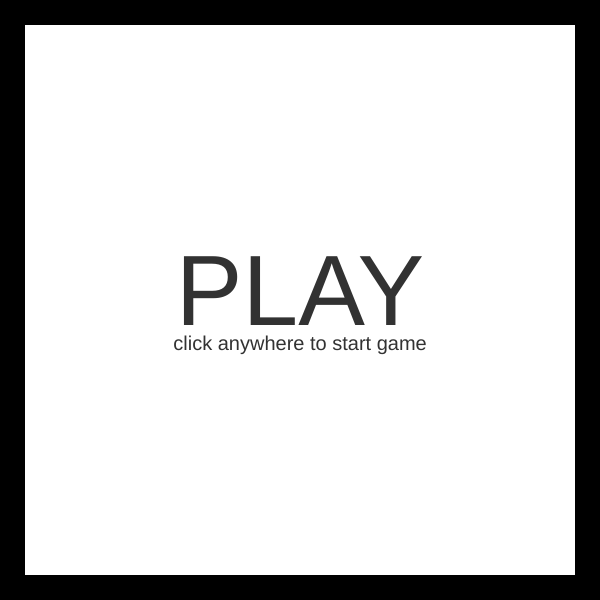
Frame 1 (no input)
Frame 60 (no input): identical to frame 1, image omitted
Frame 120 (the mouse pressed at the canvas centre since frame 60): identical to frame 1, image omitted

The p5.js sketch that drew this single still picture (run headless with seeded random() and noise() and a simulated clock; from frame 60 on, the mouse is pressed at the canvas centre):

// p5.js sketch
// ── sketch.js
let gameState = "start";
let player = "X";
let winner = " ";
let board = [[' ', ' ', ' '],
             [' ', ' ', ' '],
             [' ', ' ', ' ']
            ];

function setup() {
    createCanvas(600, 600);
    textAlign(CENTER);
}

function draw() {
    if (gameState == "start") {
        startPage();
    }

    else if (gameState == "playing") {
        drawBoard();
        endGame();
    }

    else if (gameState == "end") {
        endPage();
    }
}

function startPage() {
    fill(255);
    strokeWeight(50);
    rect(0, 0, 600, 600);
    fill(50);
    textSize(100);
    text("PLAY", 300, 325);
    textSize(20);
    text("click anywhere to start game", 300, 350);
} // draws the start page

function endPage() {
    fill(255);
    strokeWeight(50);
    rect(0, 0, 600, 600);
    fill(50);
    textSize(100);
    if (winner == "X") {
        text("X WON!", 300, 325);
    }
    else if (winner == "O") {
        text("O WON!", 300, 325);
    }
    else if (winner == " ") {
        text("TIED!", 300, 325);
    }
    textSize(20);
    text("click anywhere to start a new game", 300, 350);
} // draws the end page

function newGame() {
    gameState = "playing";
    board = [[' ', ' ', ' '],
             [' ', ' ', ' '],
             [' ', ' ', ' ']
            ];
    player = "X";
    winner = " ";
} // refreshes the board

function drawBoard() {
    background(255);
    strokeWeight(2);
    line(200, 0, 200, 600);
    line(400, 0, 400, 600);
    line(0, 200, 600, 200);
    line(0, 400, 600, 400);

    for (let row = 0; row < board.length; row++) {
        for (let col = 0; col < board[row].length; col++) {
            fill(50);
            textSize(100);
            text(board[row][col], 100 + 200 * col, 130 + 200 * row);
        }
    }
} // draws the board with the X's and O's

function changePlayer() {
    if (player == "X") {
        player = "O";
    }
    else if (player == "O") {
        player = "X";
    }
} // changes the player from X to O or O to X

function endGame() {
    for (let row = 0; row < board.length; row++) {
        if (board[row][0] == board[row][1] && board[row][0] == board[row][2] && board[row][0] != " ") {
            winner = board[row][0];
            gameState = "end";
        }
    } // check for win horizontally
    
    for (let col = 0; col < board[0].length; col++) {
        if (board[0][col] == board[1][col] && board[0][col] == board[2][col] && board[0][col] != " ") {
            winner = board[0][col];
            gameState = "end";
        }
    } // check for win vertically

    if (board[0][0] == board[1][1] && board[0][0] == board[2][2] && board[0][0] != " ") {
        winner = board[0][0];
        gameState = "end";
    } 

    if (board[0][2] == board[1][1] && board[0][2] == board[2][0] && board[0][2] != " ") {
        winner = board[0][2];
        gameState = "end";
    } // check for win diagonally

    let count = 0;
    
    for (let row = 0; row < board.length; row++) {
        for (let col = 0; col < board[row].length; col++) {
            if (board[row][col] == " ") {
                count++;
            }
        }
    }

    if (count == 0) {
        gameState = "end";
    }
}

function mouseClicked() {
    if (gameState == "start") {
        newGame();
    } // changes game state to playing

    else if (gameState == "playing") {
        if (mouseX > 0 && mouseX < 200 && mouseY > 0 && mouseY < 200 ) {
            if (board[0][0] == " ") {
                board[0][0] = player;
                changePlayer();
            }
        } // top left

        else if (mouseX > 200 && mouseX < 400 && mouseY > 0 && mouseY < 200 ) {
            if (board[0][1] == " ") {
                board[0][1] = player;
                changePlayer();
            }
        } // top middle

        else if (mouseX > 400 && mouseX < 600 && mouseY > 0 && mouseY < 200 ) {
            if (board[0][2] == " ") {
                board[0][2] = player;
                changePlayer();
            }
        } // top right

        else if (mouseX > 0 && mouseX < 200 && mouseY > 200 && mouseY < 400 ) {
            if (board[1][0] == " ") {
                board[1][0] = player;
                changePlayer();
            }
        } // middle left

        else if (mouseX > 200 && mouseX < 400 && mouseY > 200 && mouseY < 400 ) {
            if (board[1][1] == " ") {
                board[1][1] = player;
                changePlayer();
            }
        } // middle middle

        else if (mouseX > 400 && mouseX < 600 && mouseY > 200 && mouseY < 400 ) {
            if (board[1][2] == " ") {
                board[1][2] = player;
                changePlayer();
            }
        } // middle right

        else if (mouseX > 0 && mouseX < 200 && mouseY > 400 && mouseY < 600 ) {
            if (board[2][0] == " ") {
                board[2][0] = player;
                changePlayer();
            }
        } // bottom left

        else if (mouseX > 200 && mouseX < 400 && mouseY > 400 && mouseY < 600 ) {
            if (board[2][1] == " ") {
                board[2][1] = player;
                changePlayer();
            }
        } // bottom middle

        else if (mouseX > 400 && mouseX < 600 && mouseY > 400 && mouseY < 600 ) {
            if (board[2][2] == " ") {
                board[2][2] = player;
                changePlayer();
            }
        } // bottom right
    } // updates the board based on the player clicks

    else if (gameState == "end") {
        newGame();
    } // changes the game state back to playing
}
